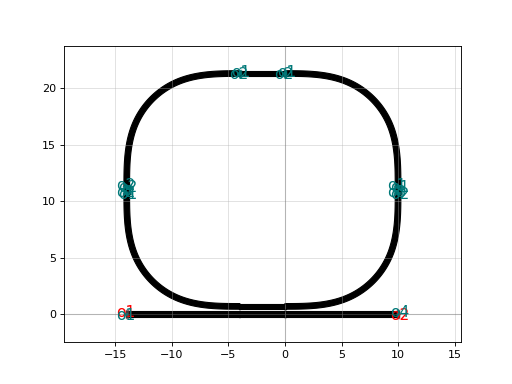

Reproduce this figure in Python.
import ubcpdk

c = ubcpdk.components.ring_single(gap=0.2, radius=10.0, length_x=4.0, length_y=0.6)
c.plot()
